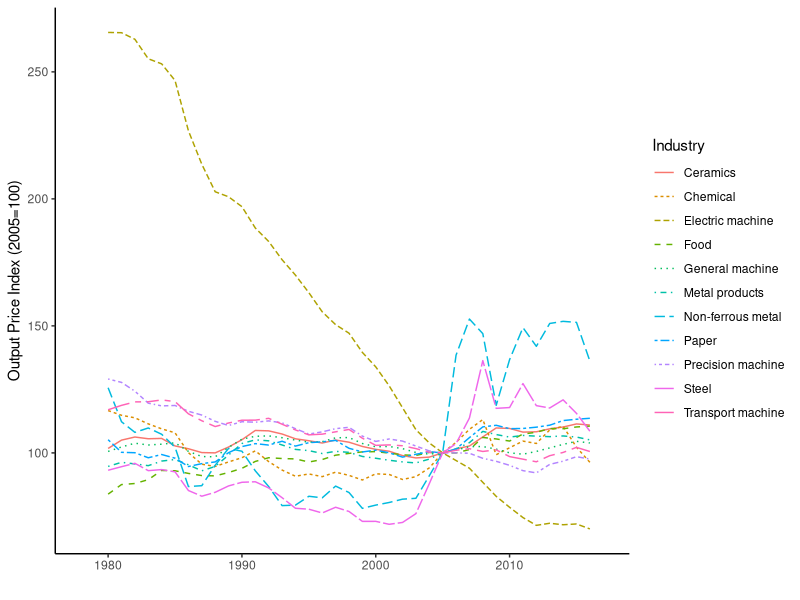

This chart was generated by the following R code: (Note: this script raises an error after producing the figure.)
# generate price data

# housekeeping ------------------------------------------------------------

rm(list = ls())

library(data.table)
library(tidyverse)
library(readxl)

# read --------------------------------------------------------------------

dt <- fread("data/bojprice/raw/revision/nme_R031.24549.20210330072035.02_utf.csv", skip = 1)

# header
v_head <- colnames(dt)
v_head[1] <- "year"
colnames(dt) <- v_head
dt


# match consistent industry code ------------------------------------------

conc <- read_excel("data/industry_codes_within_jara_v2_to_essCompatibleJARA2002.xlsx", sheet = "boj_to_compatible")
conc <- data.table(conc)

dt_long <- melt(dt, id.vars = v_head[1], measure.vars = v_head[2:length(v_head)], variable.name = "indjpn", value.name = "price")

colnames(conc)[2] <- "indjpn"
colnames(conc)
dt_long <- conc[dt_long, on = "indjpn"]


# simple plot -------------------------------------------------------------

p <- ggplot(dt_long, aes(x=year, y=price, color=name_short, linetype = name_short)) + 
  geom_line() +
  labs(x="",y="Output Price Index (2005=100)",color="Industry",linetype="Industry") +
  theme_classic()
#plot(p)
size <- 2
file <- paste0("output_final/fig_E8.png")
ggsave(file, p, width=3*size, height=2*size)

